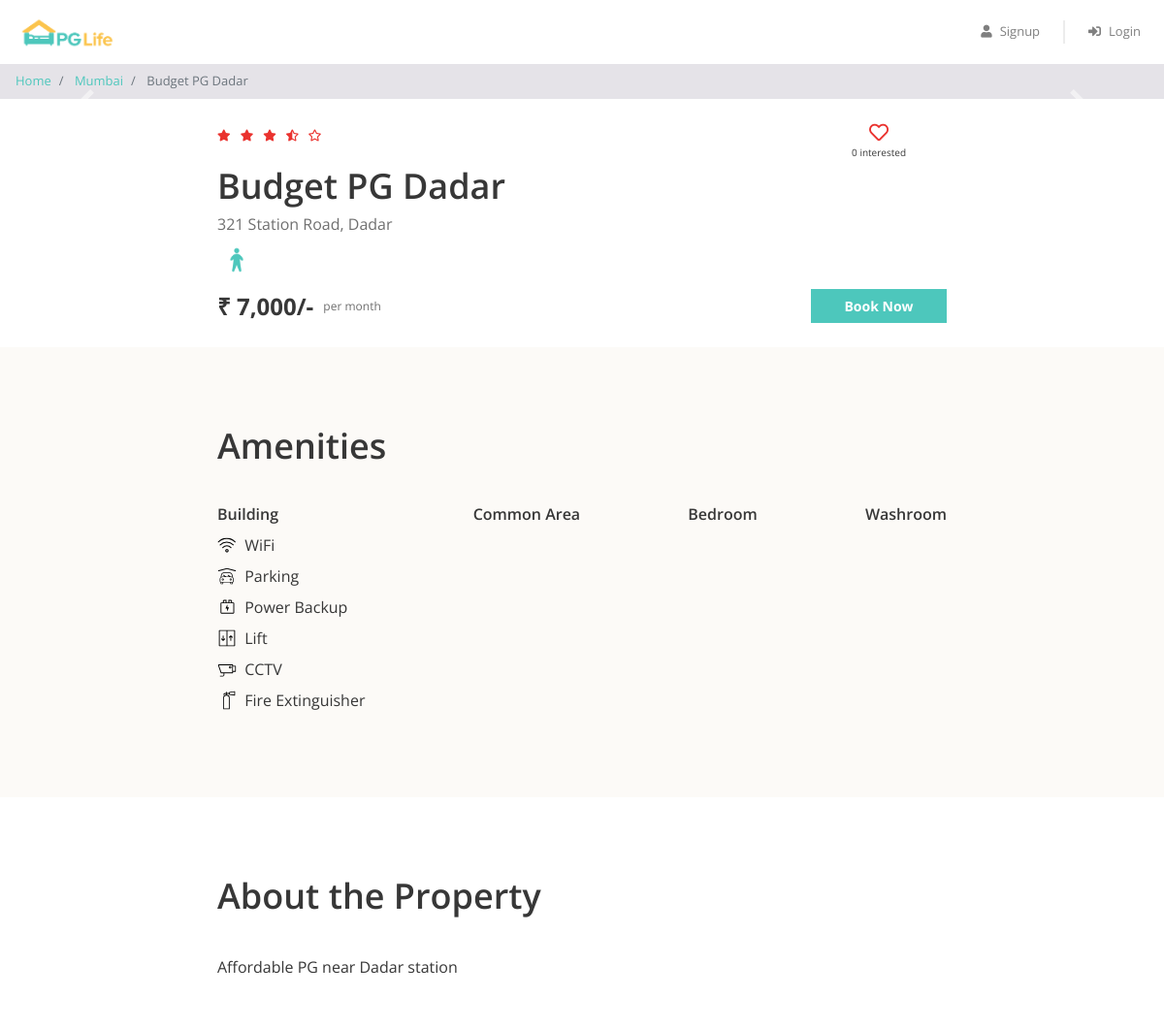
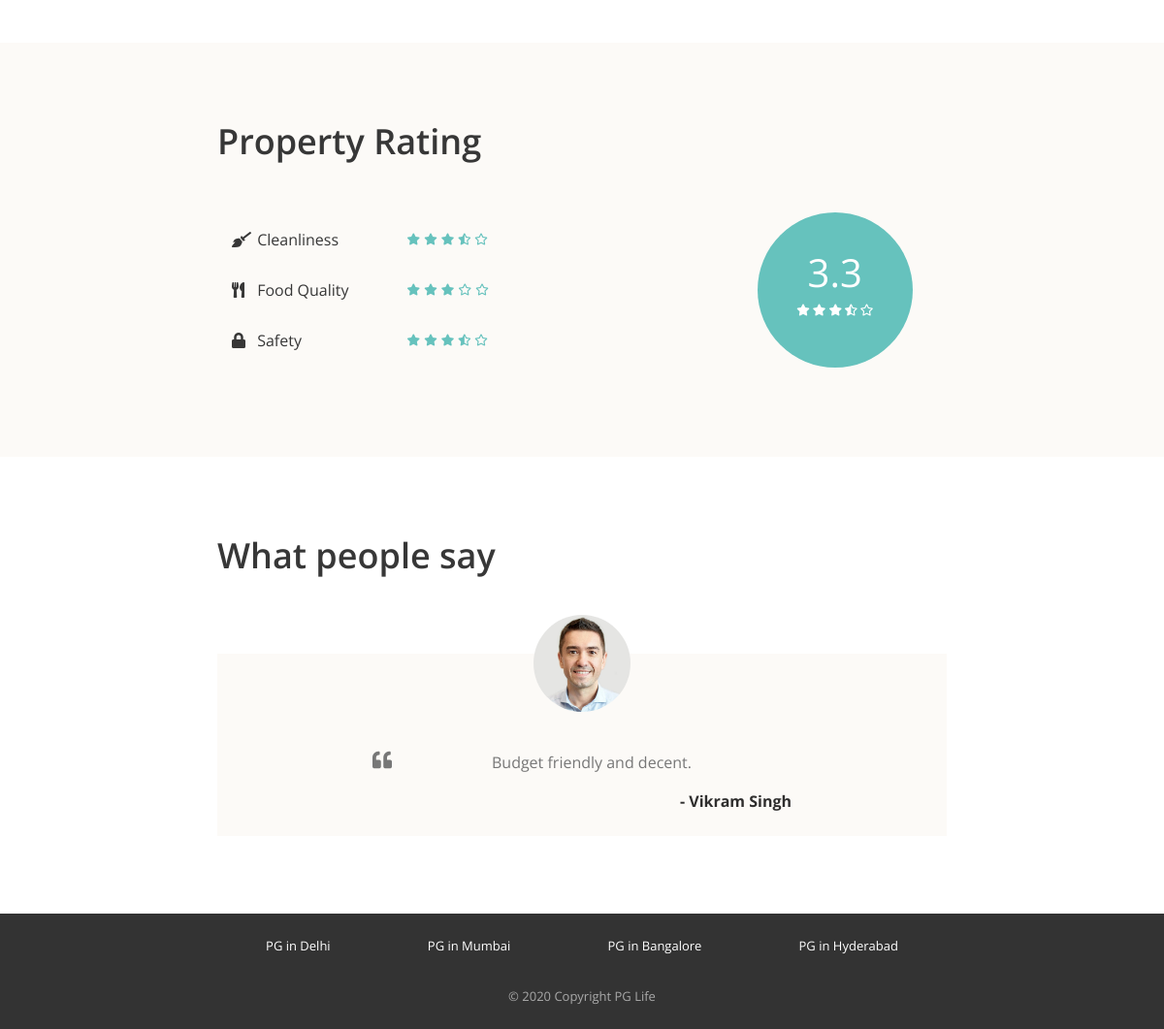
Page /property_detail.php?property_id=4 on the committed database (2 pictures, top to bottom).
### tables this page shows
CREATE TABLE IF NOT EXISTS properties (
    id INT AUTO_INCREMENT PRIMARY KEY,
    city_id INT NOT NULL,
    name VARCHAR(255) NOT NULL,
    address TEXT NOT NULL,
    gender VARCHAR(10) NOT NULL,
    rent INT NOT NULL,
    rating_clean DECIMAL(2,1) DEFAULT 0,
    rating_food DECIMAL(2,1) DEFAULT 0,
    rating_safety DECIMAL(2,1) DEFAULT 0,
    description TEXT,
    FOREIGN KEY (city_id) REFERENCES cities(id)
);

CREATE TABLE IF NOT EXISTS cities (
    id INT AUTO_INCREMENT PRIMARY KEY,
    name VARCHAR(255) NOT NULL UNIQUE
);

CREATE TABLE IF NOT EXISTS amenities (
    id INT AUTO_INCREMENT PRIMARY KEY,
    name VARCHAR(255) NOT NULL,
    type VARCHAR(50) NOT NULL,
    icon VARCHAR(255) NOT NULL
);

CREATE TABLE IF NOT EXISTS testimonials (
    id INT AUTO_INCREMENT PRIMARY KEY,
    property_id INT NOT NULL,
    user_name VARCHAR(255) NOT NULL,
    content TEXT NOT NULL,
    FOREIGN KEY (property_id) REFERENCES properties(id)
);

### property_detail.php (the view, shortened to what this page needs)
<?php
$property_id = $_GET["property_id"];
$sql_1 = "SELECT *, p.id AS property_id, p.name AS property_name, c.name AS city_name
            FROM properties p
            INNER JOIN cities c ON p.city_id = c.id
            WHERE p.id = $property_id";
$result_1 = mysqli_query($conn, $sql_1);
$property = mysqli_fetch_assoc($result_1);
$sql_2 = "SELECT * FROM testimonials WHERE property_id = $property_id";
$result_2 = mysqli_query($conn, $sql_2);
$testimonials = mysqli_fetch_all($result_2, MYSQLI_ASSOC);
$sql_3 = "SELECT a.*
            FROM amenities a
            INNER JOIN properties_amenities pa ON a.id = pa.amenity_id
            WHERE pa.property_id = $property_id";
$result_3 = mysqli_query($conn, $sql_3);
$amenities = mysqli_fetch_all($result_3, MYSQLI_ASSOC);
$sql_4 = "SELECT * FROM interested_users_properties WHERE property_id = $property_id";
$result_4 = mysqli_query($conn, $sql_4);
$interested_users_count = mysqli_num_rows($result_4);
?>
<!DOCTYPE html>
<html lang="en">
<head>
    <?php
    include "includes/head_links.php";
    ?>
    <link href="css/property_detail.css" rel="stylesheet" />
</head>
<body>
    <?php
    include "includes/header.php";
    ?>
    <nav aria-label="breadcrumb">
        <ol class="breadcrumb py-2">
            <li class="breadcrumb-item">
                <a href="index.php">Home</a>
            </li>
            <li class="breadcrumb-item">
                <a href="property_list.php?city=<?= $property['city_name']; ?>"><?= $property['city_name']; ?></a>
            </li>
            <li class="breadcrumb-item active" aria-current="page">
                <?= $property['property_name']; ?>
            </li>
        </ol>
    </nav>
    <div id="property-images" class="carousel slide" data-ride="carousel">
        <a class="carousel-control-prev" href="#property-images" role="button" data-slide="prev">
            <span class="carousel-control-prev-icon" aria-hidden="true"></span>
        </a>
        <a class="carousel-control-next" href="#property-images" role="button" data-slide="next">
            <span class="carousel-control-next-icon" aria-hidden="true"></span>
        </a>
    </div>
    <div class="property-summary page-container">
        <div class="row no-gutters justify-content-between">
            <?php
            $total_rating = ($property['rating_clean'] + $property['rating_food'] + $property['rating_safety']) / 3;
            $total_rating = round($total_rating, 1);
            ?>
            <div class="star-container" title="<?= $total_rating ?>">
                <?php
                $rating = $total_rating;
                for ($i = 0; $i < 5; $i++) {
                    if ($rating >= $i + 0.8) {
                ?>
                        <i class="fas fa-star"></i>
                    <?php
                    } elseif ($rating >= $i + 0.3) {
                    ?>
                        <i class="fas fa-star-half-alt"></i>
                    <?php
                    } else {
                    ?>
                        <i class="far fa-star"></i>
                <?php
                    }
                }
                ?>
            </div>
            <div class="interested-container">
                <?php
                $is_interested = false;
                if ($is_interested) {
                ?>
                    <i class="is-interested-image fas fa-heart"></i>
                <?php
                } else {
                ?>
                    <i class="is-interested-image far fa-heart"></i>
                <?php
                }
                ?>
                <div class="interested-text">
                    <span class="interested-user-count"><?= $interested_users_count ?></span> interested
                </div>
            </div>
        </div>
        <div class="detail-container">
            <div class="property-name"><?= $property['property_name'] ?></div>
            <div class="property-address"><?= $property['address'] ?></div>
            <div class="property-gender">
                <?php
                if ($property['gender'] == "male") {
                ?>
                    <img src="img/male.png">
                <?php
                } elseif ($property['gender'] == "female") {
                ?>
                    <img src="img/female.png">
                <?php
                } else {
                ?>
                    <img src="img/unisex.png">
                <?php
                }
                ?>
            </div>
        </div>
        <div class="row no-gutters">
            <div class="rent-container col-6">
                <div class="rent">₹ <?= number_format($property['rent']) ?>/-</div>
                <div class="rent-unit">per month</div>
            </div>
            <div class="button-container col-6">
                <a href="#" class="btn btn-primary">Book Now</a>
            </div>
        </div>
    </div>
    <div class="property-amenities">
        <div class="page-container">
            <h1>Amenities</h1>
            <div class="row justify-content-between">
                <div class="col-md-auto">
                    <h5>Building</h5>
                    <?php
                    foreach ($amenities as $amenity) {
                        if ($amenity['type'] == "Building") {
                    ?>
                            <div class="amenity-container">
                                <img src="img/amenities/<?= $amenity['icon'] ?>.svg">
                                <span><?= $amenity['name'] ?></span>
                            </div>
                    <?php
                        }
                    }
                    ?>
                </div>
                <div class="col-md-auto">
                    <h5>Common Area</h5>
                </div>
                <div class="col-md-auto">
                    <h5>Bedroom</h5>
                </div>
                <div class="col-md-auto">
                    <h5>Washroom</h5>
                </div>
            </div>
        </div>
    </div>
    <div class="property-about page-container">
        <h1>About the Property</h1>
        <p><?= $property['description'] ?></p>
    </div>
    <div class="property-rating">
        <div class="page-container">
            <h1>Property Rating</h1>
            <div class="row align-items-center justify-content-between">
                <div class="col-md-6">
                    <div class="rating-criteria row">
                        <div class="col-6">
                            <i class="rating-criteria-icon fas fa-broom"></i>
                            <span class="rating-criteria-text">Cleanliness</span>
                        </div>
                        <div class="rating-criteria-star-container col-6" title="<?= $property['rating_clean'] ?>">
                            <?php
                            $rating = $property['rating_clean'];
                            for ($i = 0; $i < 5; $i++) {
                                if ($rating >= $i + 0.8) {
                            ?>
                                    <i class="fas fa-star"></i>
                                <?php
                                } elseif ($rating >= $i + 0.3) {
                                ?>
                                    <i class="fas fa-star-half-alt"></i>
                                <?php
                                } else {
                                ?>
                                    <i class="far fa-star"></i>
                            <?php
                                }
                            }
                            ?>
                        </div>
                    </div>
                    <div class="rating-criteria row">
                        <div class="col-6">
                            <i class="rating-criteria-icon fas fa-utensils"></i>
                            <span class="rating-criteria-text">Food Quality</span>
                        </div>
                        <div class="rating-criteria-star-container col-6" title="<?= $property['rating_food'] ?>">
                            <?php
                            $rating = $property['rating_food'];
                            for ($i = 0; $i < 5; $i++) {
                                if ($rating >= $i + 0.8) {
                            ?>
                                    <i class="fas fa-star"></i>
                                <?php
                                } elseif ($rating >= $i + 0.3) {
                                ?>
                                    <i class="fas fa-star-half-alt"></i>
                                <?php
                                } else {
                                ?>
                                    <i class="far fa-star"></i>
                            <?php
                                }
                            }
                            ?>
                        </div>
                    </div>
                    <div class="rating-criteria row">
                        <div class="col-6">
                            <i class="rating-criteria-icon fa fa-lock"></i>
                            <span class="rating-criteria-text">Safety</span>
                        </div>
                        <div class="rating-criteria-star-container col-6" title="<?= $property['rating_safety'] ?>">
                            <?php
                            $rating = $property['rating_safety'];
                            for ($i = 0; $i < 5; $i++) {
                                if ($rating >= $i + 0.8) {
                            ?>
                                    <i class="fas fa-star"></i>
                                <?php
                                } elseif ($rating >= $i + 0.3) {
                                ?>
                                    <i class="fas fa-star-half-alt"></i>
                                <?php
                                } else {
                                ?>
                                    <i class="far fa-star"></i>
                            <?php
                                }
                            }
                            ?>
                        </div>
                    </div>
                </div>
                <div class="col-md-4">
                    <div class="rating-circle">
                        <?php
                        $total_rating = ($property['rating_clean'] + $property['rating_food'] + $property['rating_safety']) / 3;
                        $total_rating = round($total_rating, 1);
                        ?>
                        <div class="total-rating"><?= $total_rating ?></div>
                        <div class="rating-circle-star-container">
                            <?php
                            $rating = $total_rating;
                            for ($i = 0; $i < 5; $i++) {
                                if ($rating >= $i + 0.8) {
                            ?>
                                    <i class="fas fa-star"></i>
                                <?php
                                } elseif ($rating >= $i + 0.3) {
                                ?>
                                    <i class="fas fa-star-half-alt"></i>
                                <?php
                                } else {
                                ?>
                                    <i class="far fa-star"></i>
                            <?php
                                }
                            }
                            ?>
                        </div>
                    </div>
                </div>
            </div>
        </div>
    </div>
    <div class="property-testimonials page-container">
        <h1>What people say</h1>
        <?php
        foreach ($testimonials as $testimonial) {
        ?>
            <div class="testimonial-block">
                <div class="testimonial-image-container">
                    <img class="testimonial-img" src="img/man.png">
                </div>
                <div class="testimonial-text">
                    <i class="fa fa-quote-left" aria-hidden="true"></i>
                    <p><?= $testimonial['content'] ?></p>
                </div>
                <div class="testimonial-name">- <?= $testimonial['user_name'] ?></div>
            </div>
        <?php
        }
        ?>
    </div>
    <?php
    include "includes/footer.php";
    ?>
</body>
</html>

### css/common.css (style rules this page uses)
* { box-sizing: border-box; font-family: 'Open Sans', sans-serif; }
body { color: #373737; font-size: 16px; position: relative; }
h1, h2, h3, h4, h5, h6 { font-weight: 600; }
h1 { font-size: 36px; margin-bottom: 40px; }
h5 { font-size: 16px; margin-bottom: 10px; }
.btn-primary, .btn-warning, .btn-danger { color: white; font-weight: bold; }
.breadcrumb { background-color: #e5e3e8; font-size: 13px; border-radius: 0px; margin-bottom: 0px; }
.page-container { max-width: 800px; padding: 80px 24px; margin: auto; }

### css/property_detail.css (style rules this page uses)
.property-summary { padding: 24px; }
.property-amenities, .property-rating { background-color: #fcfaf7; }
.star-container i { color: #EA322E; font-size: 12px; margin-right: 6px; }
.interested-container { text-align: center; padding-right: 42px; }
.interested-container i { color: #EA322E; font-size: 20px; cursor: pointer; }
.interested-text { font-size: 10px; }
.detail-container { padding-bottom: 10px; }
.property-name { font-size: 36px; font-weight: 600; }
.property-address { color: #6f6f6f; font-size: 16px; padding-bottom: 5px; }
.property-gender img { width: 40px; }
.rent-container { display: flex; align-items: center; }
.rent { font-size: 24px; font-weight: bold; padding-right: 10px; }
.rent-unit { color: #6f6f6f; font-size: 12px; }
.button-container .btn { font-size: 14px; border-radius: 0px; width: 140px; float: right; }
.amenity-container { margin: 8px 0px; }
.amenity-container img { height: 20px; margin-top: -4px; margin-right: 4px; }
.rating-criteria { margin: 28px 0px; }
.rating-criteria-icon { width: 14px; }
.rating-criteria-text { margin-left: 8px; }
.rating-criteria-star-container { margin-top: -2px; }
.rating-criteria-star-container i { color: #66C2BD; font-size: 12px; }
.rating-circle { background-color: #66C2BD; color: white; text-align: center; height: 160px; width: 160px; border-radius: 50%; padding-top: 32px; margin: auto; }
.total-rating { font-size: 40px; }
.rating-circle-star-container { font-size: 12px; }
.testimonial-block { background-color: #fcfaf7; padding: 0px 160px 24px; margin-top: 80px; }
.testimonial-image-container { text-align: center; }
.testimonial-img { width: 100px; border-radius: 50%; position: relative; top: -40px; }
.testimonial-text { color: #777777; text-align: center; position: relative; }
.testimonial-text i { font-size: 20px; position: absolute; left: 0px; top: 0px; }
.testimonial-text p { text-indent: 20px; }
.testimonial-name { color: #2F2E2E; text-align: right; font-weight: bold; margin-top: 12px; }

### rows in the picture
properties: city.name "Mumbai", name "Budget PG Dadar", address "321 Station Road, Dadar", rent "7,000", description "Affordable PG near Dadar station", total_rating "3.3"
amenities: icon (picture), name "WiFi"
amenities: icon (picture), name "Parking"
amenities: icon (picture), name "Power Backup"
amenities: icon (picture), name "Lift"
amenities: icon (picture), name "CCTV"
amenities: icon (picture), name "Fire Extinguisher"
testimonials: content "Budget friendly and decent.", user_name "Vikram Singh"

### other values in the picture
$interested_users_count "0"
